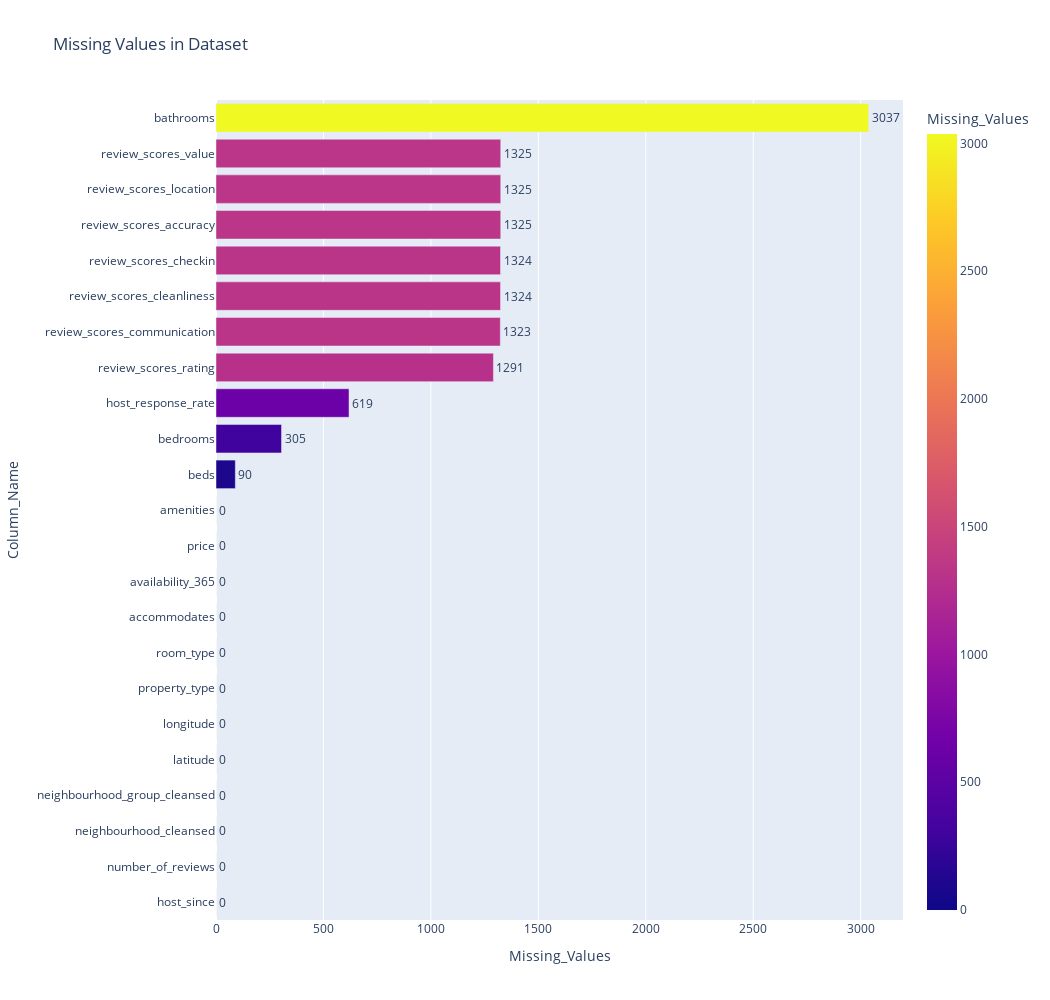

The cell this chart's notebook holds for it:
### Markdown cell above
Visualization for Missing Values

### Code cell
temp = list(df.isna().sum())
lst = [[col, temp[i]] for i, col in enumerate(df.columns)]

# Create a dataframe
temp_df = pd.DataFrame(data=lst,columns=['Column_Name','Missing_Values'])

fig = px.bar(temp_df.sort_values(by='Missing_Values'),x='Missing_Values',y='Column_Name',
             orientation='h',height=1000,width=1050,color='Missing_Values',text='Missing_Values',title='Missing Values in Dataset')
fig.update_traces(textposition='outside')
fig.show()
# fig.write_html("1.html")

### Figure 1 — Plotly figure (JSON) as saved in the notebook; plotly's stock layout.template omitted (floating-point values rounded to 4 significant figures)
{"data": [{"alignmentgroup": "True", "hovertemplate": "Missing_Values=%{marker.color}<br>Column_Name=%{y}<extra></extra>", "legendgroup": "", "marker": {"color": [0, 0, 0, 0, 0, 0, 0, 0, 0, 0, 0, 0, 90, 305, 619, 1291, 1323, 1324, 1324, 1325, 1325, 1325, 3037], "coloraxis": "coloraxis", "pattern": {"shape": ""}}, "name": "", "offsetgroup": "", "orientation": "h", "showlegend": false, "text": [0, 0, 0, 0, 0, 0, 0, 0, 0, 0, 0, 0, 90, 305, 619, 1291, 1323, 1324, 1324, 1325, 1325, 1325, 3037], "textposition": "outside", "type": "bar", "x": [0, 0, 0, 0, 0, 0, 0, 0, 0, 0, 0, 0, 90, 305, 619, 1291, 1323, 1324, 1324, 1325, 1325, 1325, 3037], "xaxis": "x", "y": ["host_since", "number_of_reviews", "neighbourhood_cleansed", "neighbourhood_group_cleansed", "latitude", "longitude", "property_type", "room_type", "accommodates", "availability_365", "price", "amenities", "beds", "bedrooms", "host_response_rate", "review_scores_rating", "review_scores_communication", "review_scores_cleanliness", "review_scores_checkin", "review_scores_accuracy", "review_scores_location", "review_scores_value", "bathrooms"], "yaxis": "y"}], "layout": {"barmode": "relative", "coloraxis": {"colorbar": {"title": {"text": "Missing_Values"}}, "colorscale": [[0, "#0d0887"], [0.1111, "#46039f"], [0.2222, "#7201a8"], [0.3333, "#9c179e"], [0.4444, "#bd3786"], [0.5556, "#d8576b"], [0.6667, "#ed7953"], [0.7778, "#fb9f3a"], [0.8889, "#fdca26"], [1, "#f0f921"]]}, "height": 1000, "legend": {"tracegroupgap": 0}, "title": {"text": "Missing Values in Dataset"}, "width": 1050, "xaxis": {"anchor": "y", "domain": [0, 1], "title": {"text": "Missing_Values"}}, "yaxis": {"anchor": "x", "domain": [0, 1], "title": {"text": "Column_Name"}}}}
